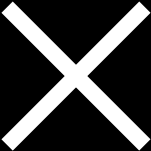
%> input picture stimulationCode/stimuliGenerator/Drawings/cross_dimmed.png, 151 x 151 px
$ octave dirty.m   (GNU Octave 9; MATLAB toolbox functions it lacks are replaced by stand-ins)
%> lines starting %> are read from the running program, lines starting %| are printed output that depends on the picture; in (x1, y1, x2, y2) boxes, pixels count from 0 and x2, y2 are one past the last pixel; in counts of white or black regions, pixels touching at a corner belong together; the program's own positions count from 1
clear all;clc;

img = imread('cross_dimmed.png');
%> img is the input picture: size 151x151x3 uint8; min 0, max 255, mean 66.9
imgNew = img;

initColor = reshape(255*[1 1 1],1,1,3);
newColor = reshape([54 54 54],1,1,3);
BGColor = reshape([0 0 0],1,1,3);

for i = 1:size(img,1)
    for j = 1:size(img,2)
%         if isequal(img(i,j,:), initColor)
        if ~isequal(img(i,j,:), BGColor)
            imgNew(i,j,:) = newColor;
        end
    end
end
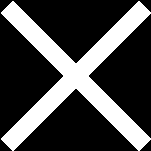
%> imgNew: size 151x151x3 uint8; values 0 (black) and 54 (white), 29% white; 1 white region, box (x1, y1, x2, y2) and area: (1, 1, 151, 151) 6612

imwrite(imgNew,'crossGrey.png');


imgNew = img;

newColor = reshape(255*[1 1 0],1,1,3);


for i = 1:size(img,1)
    for j = 1:size(img,2)
%         if isequal(img(i,j,:), initColor)
        if ~isequal(img(i,j,:), BGColor)
            imgNew(i,j,:) = newColor;
        end
    end
end
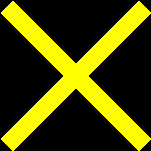
%> imgNew: size 151x151x3 uint8; mean R, G, B 73.9, 73.9, 0
imwrite(imgNew,'crossYellow.png');


%> (the run ends here)
